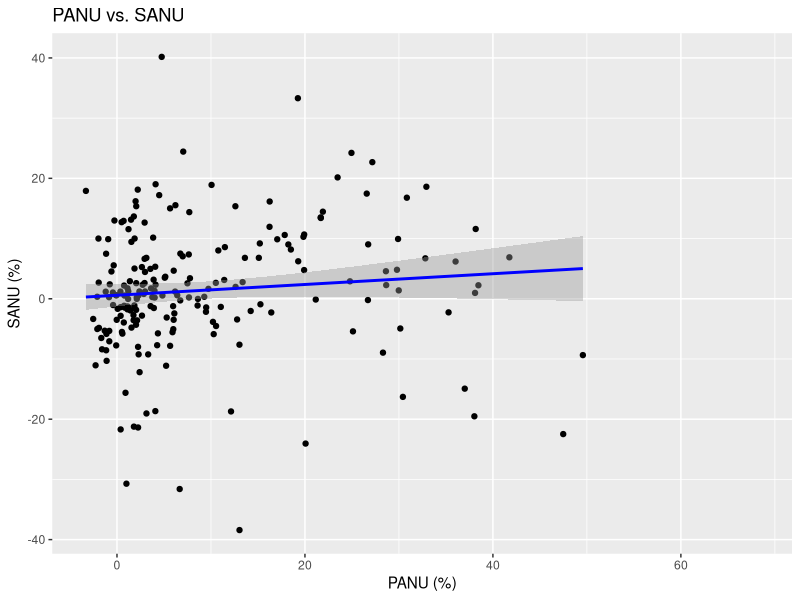
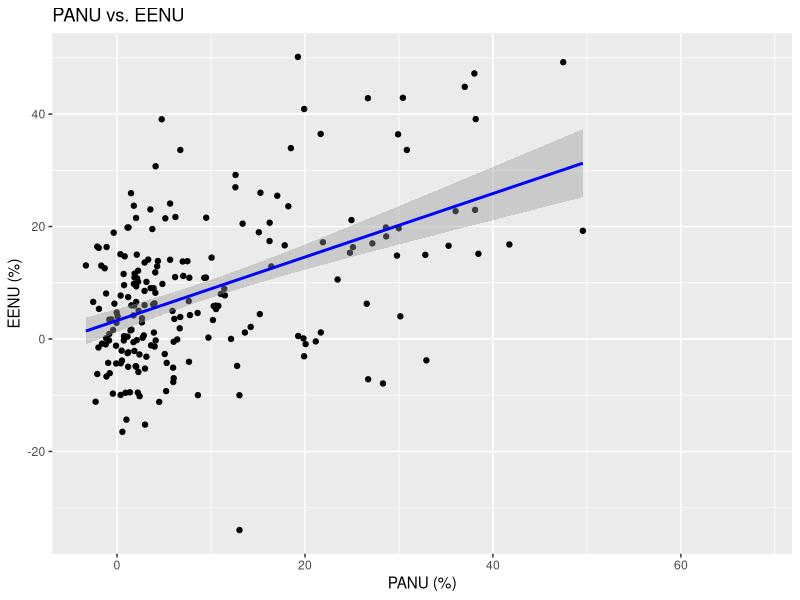
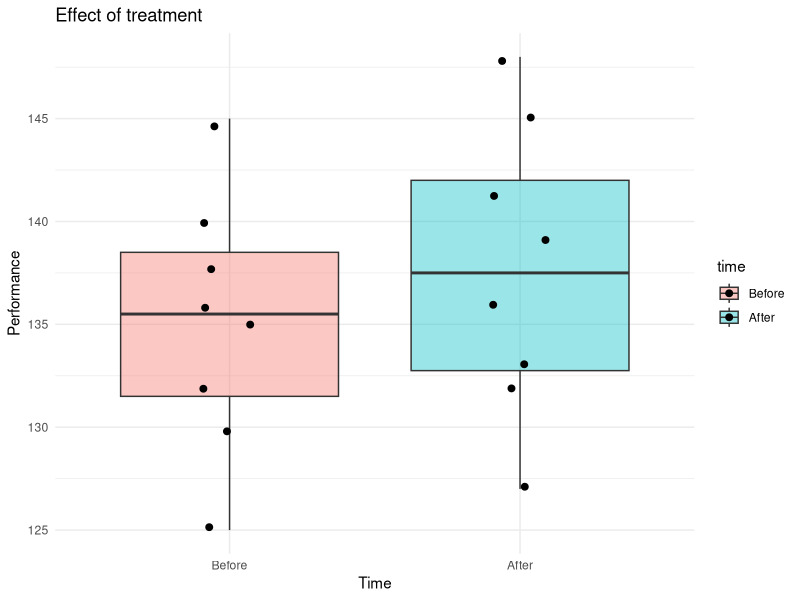
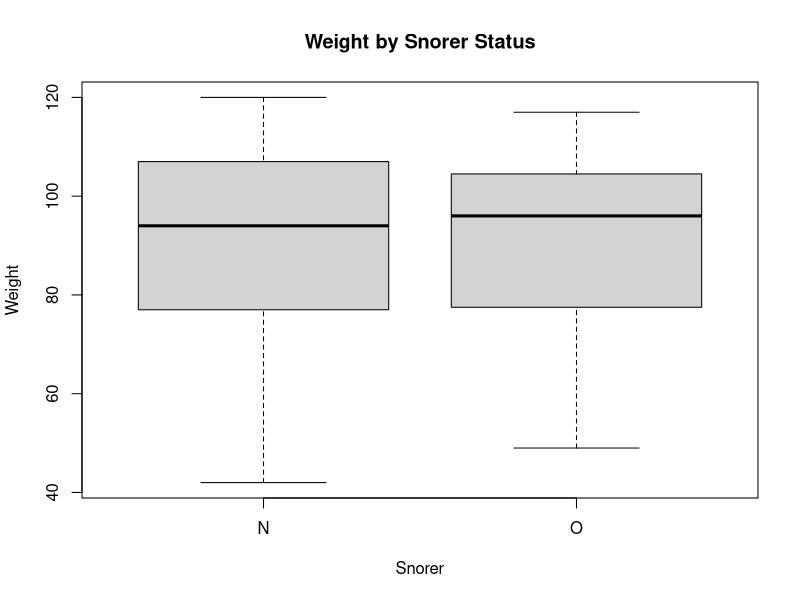
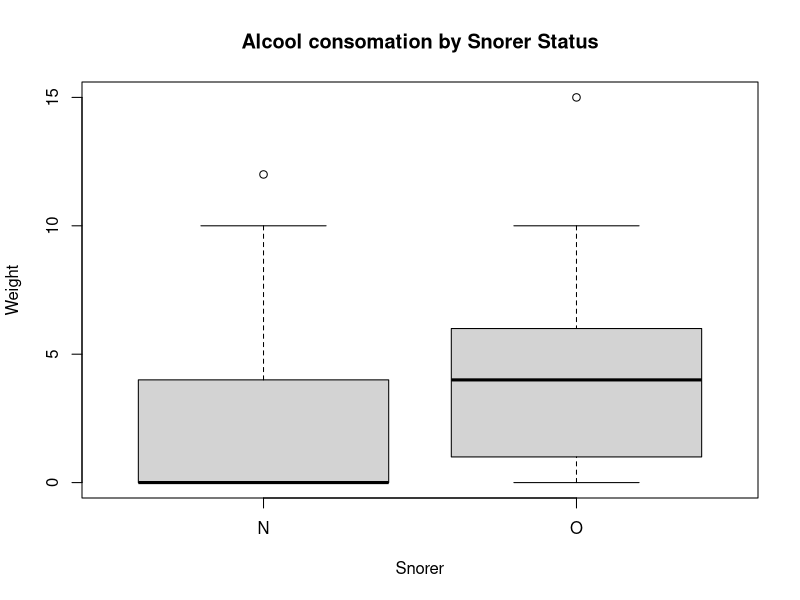
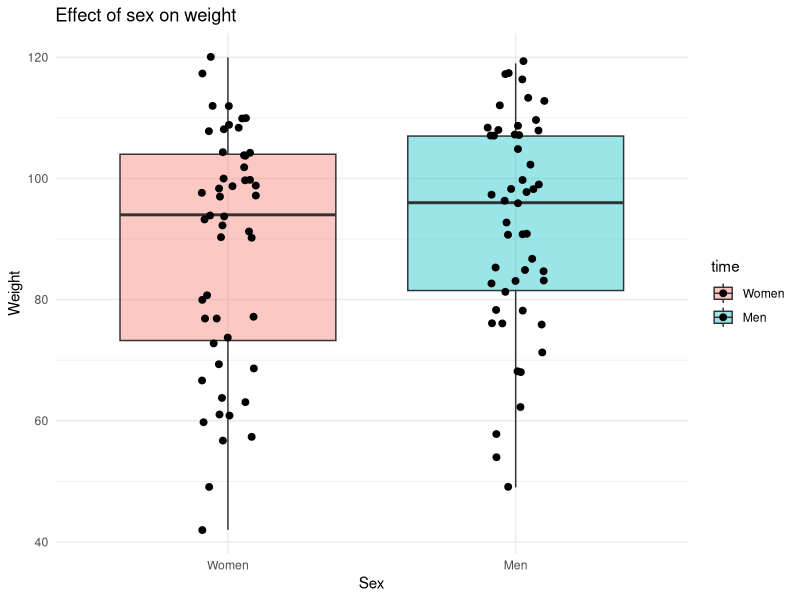

Write R code to recreate these figures, in order. (Note: this script raises an error after producing the figures.)
## ---- chunk 1
nonuse <- read.csv("data/test_data/NonUse.csv", sep=",", header=TRUE)
head(nonuse)
summary(nonuse)
## ---- chunk 2
cor.test(nonuse$PANU, nonuse$SANU, method = "spearman")
## ---- chunk 3
cor.test(nonuse$PANU, nonuse$EENU, method = "spearman")
## ---- chunk 4
library(ggplot2)
ggplot(nonuse, aes(x=PANU, y=SANU)) +
  geom_point() +
  geom_smooth(method='lm', formula= y~x, color='blue', se=T) +
  # xlim(-10, 60) +
  # ylim(-50, 50) +
  
labs(title="PANU vs. SANU", x="PANU (%)", y="SANU (%)")
## ---- chunk 5

ggplot(nonuse, aes(x=PANU, y=EENU)) +
  geom_point() +
  geom_smooth(method='lm', formula= y~x, color='blue', se=T) +
  # xlim(-10, 60) +
  # ylim(-50, 50) +
  
labs(title="PANU vs. EENU", x="PANU (%)", y="EENU (%)")
## ---- chunk 6
lm_sanu <- lm(SANU ~ PANU, data=nonuse)
summary(lm_sanu)
coef(lm_sanu)
slope_1 <- coef(lm_sanu)[2]
intercept_1 <- coef(lm_sanu)[1] #?
cat("Regression equation: SANU=", slope_1, "PANU +", intercept_1, "\n")
## ---- chunk 7
lm_eenu <- lm(EENU ~ PANU, data=nonuse)
summary(lm_eenu)
coef(lm_eenu)
slope_2 <- coef(lm_eenu)[2]
intercept_2 <- coef(lm_eenu)[1] 
cat("Regression equation: EENU=", slope_2, "PANU +", intercept_2, "\n")
## ---- chunk 8
a <- 1 / slope_1
b <- -intercept_1 / slope_1

cat("Regression equation : PANU =", a, "* SANU +", b, "\n")

# PANU = a*EENU + b
a <- 1 / slope_2
b <- -intercept_2 / slope_2

cat("Regression equation : PANU =", a, "* EENU +", b, "\n")
## ---- chunk 9
prepost <- read.csv("data/test_data/PrePost.csv", sep=",", header=TRUE)
head(prepost)
summary(prepost)
## ---- chunk 10
before = prepost$perf[prepost$time=="Before"]
after = prepost$perf[prepost$time=="After"]

diff <- after - before
shapiro.test(diff)
## ---- chunk 11
resultat <- t.test(before, after, paired = TRUE)

resultat
## ---- chunk 12
df_plot <- data.frame(
  value = c(before, after),
  time  = factor(rep(c("Before", "After"), each = length(before)),
                 levels = c("Before", "After"))
)

library(ggplot2)
ggplot(df_plot, aes(x = time, y = value, fill = time)) +
  geom_boxplot(alpha = 0.4) +
  geom_jitter(width = 0.1, size = 2) +
  labs(title = "Effect of treatment",
       x = "Time", y = "Performance") +
  theme_minimal()
## ---- chunk 13
data_s <- read.table("data/test_data/snore.txt", header = TRUE)
head(data_s)
summary(data_s)
## ---- chunk 14
weight = data_s$weight
shapiro.test(weight)
## ---- chunk 15
boxplot(weight ~ snore, data = data_s,
        main = "Weight by Snorer Status",
        xlab = "Snorer", ylab = "Weight")

wilcox.test(weight ~ snore, data = data_s)
## ---- chunk 16
alcool = data_s$alcool
shapiro.test(alcool)
## ---- chunk 17
boxplot(alcool ~ snore, data = data_s,
        main = "Alcool consomation by Snorer Status",
        xlab = "Snorer", ylab = "Weight")

wilcox.test(alcool ~ snore, data = data_s)
## ---- chunk 18
men = data_s$weight[data_s$sex=="H"]
women = data_s$weight[data_s$sex=="F"]

diff_HF = women - men
shapiro.test(diff_HF)
## ---- chunk 19
resultat <- t.test(women, men, paired = FALSE)
resultat
## ---- chunk 20
w_plot <- data.frame(
  value = c(women, men),
  time  = factor(rep(c("Women", "Men"), each = length(women)),
                 levels = c("Women", "Men"))
)

library(ggplot2)
ggplot(w_plot, aes(x = time, y = value, fill = time)) +
  geom_boxplot(alpha = 0.4) +
  geom_jitter(width = 0.1, size = 2) +
  labs(title = "Effect of sex on weight",
       x = "Sex", y = "Weight") +
  theme_minimal()
## ---- chunk 21
tab <- table(snore$sex, snore$tabac)
tab

# Chi-square test
chisq.test(tab)

## ---- chunk 22
prop_tab <- prop.table(tab, margin = 1)  # proportion par ligne
barplot(t(prop_tab), beside = TRUE, legend = TRUE,
        main = "Smoking status by sex",
        xlab = "Sex", ylab = "Proportion")
